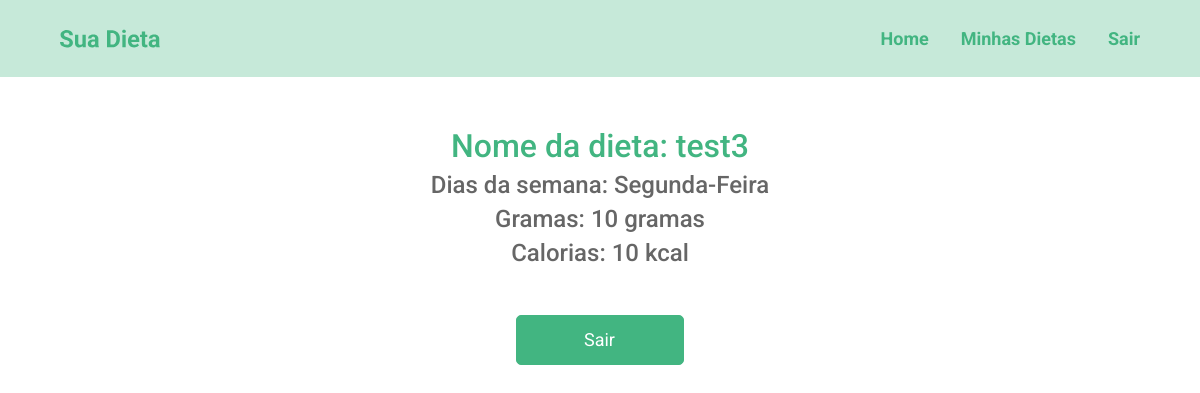
/3/view-dieta (signed in), run on the app's committed database.
### apps/dietas/models.py (models this page shows, shortened)
class Dieta(models.Model):
    dias_semana = (
        ("Seg", "Segunda-Feira"),
        ("Ter", "Terça-Feira"),
        ("Qua", "Quarta-Feira"),
        ("Qui", "Quinta-Feira"),
        ("Sex", "Sexta-feira"),
        ("Sab", "Sabado"),
        ("Dom", "Domingo"),
    )
    pessoa  = models.ForeignKey(User, on_delete=models.CASCADE)
    nome_dieta = models.CharField(max_length=100)
    descricao = models.TextField()
    ingredientes = models.TextField()
    dias_semana = MultiSelectField(max_length=27, choices=dias_semana, blank=False, null=False, default="Seg" )
    carbo = models.IntegerField()
    calorias = models.IntegerField()
    dieta_concluida = models.BooleanField(default=False)
    data_inicio = models.DateField()
    data_final = models.DateField()
    class Meta:
        verbose_name = "Dieta"

### apps/dietas/views/dietas.py (the view)
# urls.py: path('<int:dieta_id>/view-dieta', view_dieta, name="view_dieta"),
@login_required
def view_dieta(request, dieta_id):
    context ={}
    dieta = get_object_or_404(Dieta, pk=dieta_id)
    context['dieta'] = dieta
    context["title"] = "Visualizar Dieta"
    return render(request, "dietas/views.html", context)

### templates/dietas/views.html
{% extends 'base.html' %}
{% load static %}
{% block content %}
{% include 'partials/_menu.html' %}
<link rel="stylesheet" href="{% static 'css/mycss/global.css' %}" />
<link rel="stylesheet" href="{% static 'css/mycss/view.css' %}" />
<link rel="stylesheet" href="{% static 'css/mycss/home.css' %}" />
<div class="text text-align">
    <h2 style="
        color:var(--color-primary);">
        Nome da dieta: {{ dieta.nome_dieta }}</h2>
    <p class="kcal kcal-view">Dias da semana: {{ dieta.dias_semana }}</p>
    <p class="kcal kcal-view">Gramas: {{ dieta.carbo }} gramas</p>
    <p class="kcal kcal-view">Calorias: {{ dieta.calorias }} kcal</p>
</div>
<a class="button-background-green dialog-button-specific" href="{% url 'minhas_receitas' %}">Sair</a>
{% endblock %}

### suaDieta/static/css/mycss/global.css (style rules this page uses)
:root { --color-primary: #42B581; --color-secundary: #00000099; }
* { margin: 0; padding: 0; }
h1, h2, h3, h4, h5, h6, p, a { font-family: 'Roboto', sans-serif; }
.button-background-green { cursor: pointer; background-color: var(--color-primary); border: 1px solid var(--color-primary); border-radius: 5px; color: #fff; display: block; width: 168px; height: 50px; font-size: 18px; padding: 0px 0px; margin-bottom: 30px; font-family: 'Roboto', sans-serif; font-weight: 400; }
.dialog-button-specific { margin-bottom: 0px; }

### suaDieta/static/css/mycss/view.css (style rules this page uses)
.text-align { text-align: center; margin-top: 50px; }
a.button-background-green.dialog-button-specific { padding: 10px 67px; margin: 50px auto 0px auto; }
.kcal-view { margin-bottom: 10px !important; }

### suaDieta/static/css/mycss/home.css (style rules this page uses)
.text p { font-size: 18px; line-height: 24px; color: var(--color-secundary); font-weight: 400; margin-bottom: 50px; text-align: center; }
p.gram, p.kcal { padding-bottom: 0px; }
p.kcal { font-size: 24px; font-weight: 500; margin-bottom: -10px; }

### data on the page
Dieta: nome_dieta "test3", dias_semana "Segunda-Feira", carbo "10", calorias "10"
